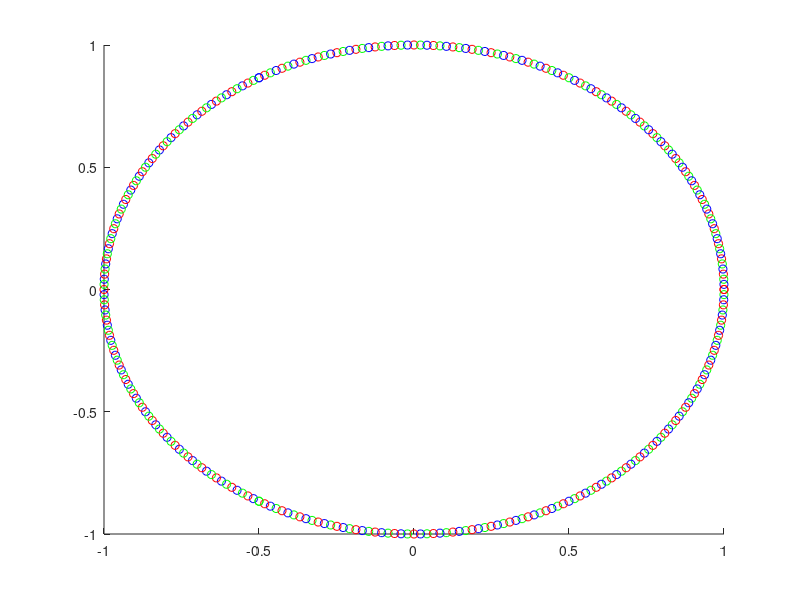

MATLAB code to generate this figure:
title("Number Grapher")

freq = 60;
time = 0;
inputCurrent=1;

figure(1);
clf;
hold on;
axis([-inputCurrent inputCurrent -inputCurrent inputCurrent])

for i=0:100
  time = i/60/100;
  wt = 2*pi*freq*time;

  phaseA = inputCurrent*exp(wt*j);
  phaseB = inputCurrent*exp(wt*j+2*pi/3*j);
  phaseC = inputCurrent*exp(wt*j+4*pi/3*j);

  phaseAre = real(phaseA);
  phaseBre = real(phaseB);
  phaseCre = real(phaseC);

  phaseAim = imag(phaseA);
  phaseBim = imag(phaseB);
  phaseCim = imag(phaseC);

  plot(phaseAre,phaseAim,'ro');
  plot(phaseBre,phaseBim,'bo');
  plot(phaseCre,phaseCim,'go');
  pause(1)
end
